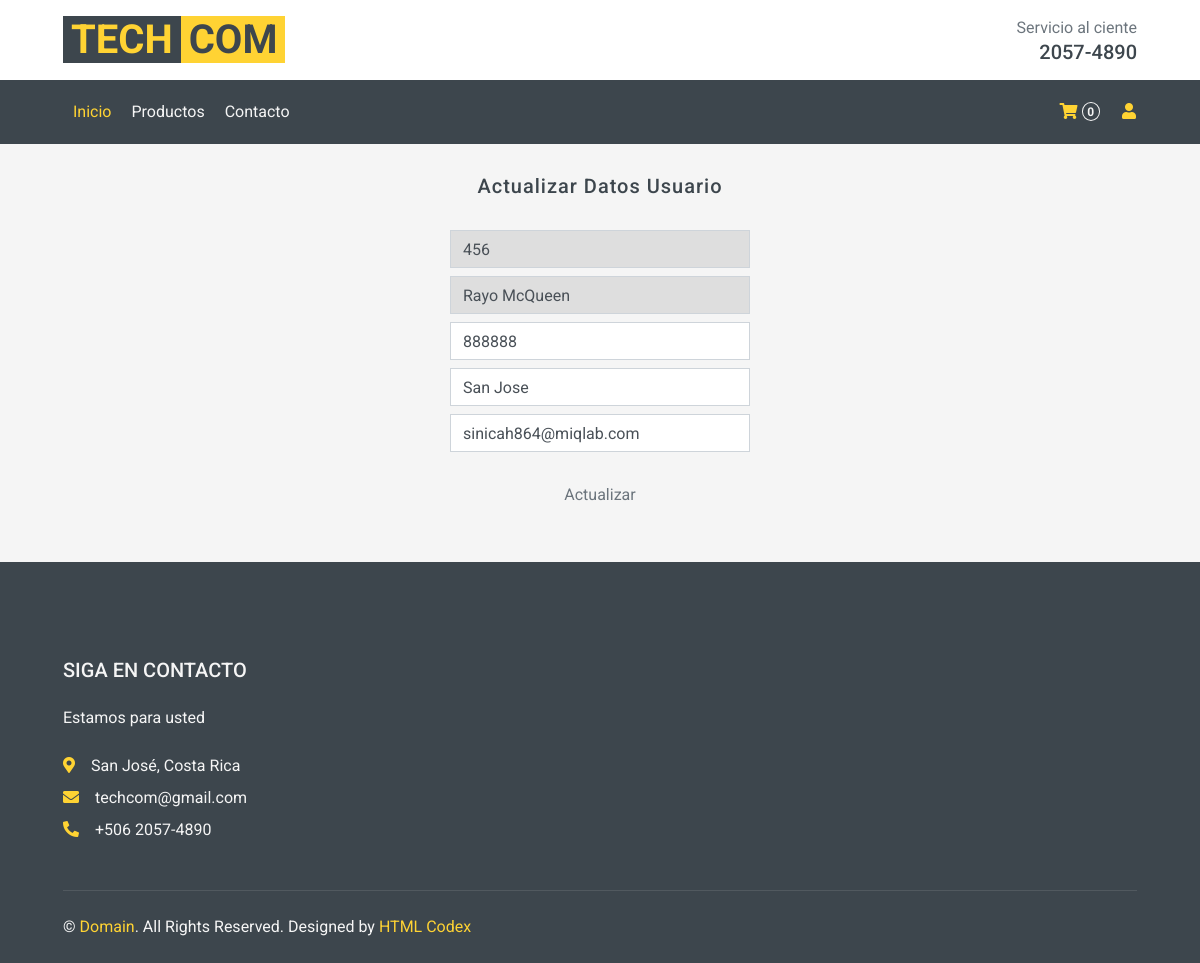
The page /Views/mantUsuariosEditar.php?q=6 (signed in) on the database its author committed.
### tables this page shows
CREATE TABLE `usuarios` (
  `IDUsuario` int(11) NOT NULL,
  `Identificacion` varchar(30) NOT NULL,
  `Nombre` varchar(100) NOT NULL,
  `Telefono` varchar(30) NOT NULL,
  `Direccion` varchar(300) NOT NULL,
  `Correo` varchar(50) NOT NULL,
  `Contrasenna` varchar(25) NOT NULL,
  `Admin` bit(1) NOT NULL
);

### Models/usuarioModel.php (called while the page is built, shortened)
<?php
    function ConsultarUsuarioM($idUsuario)
    {
        $enlace = OpenBD();
        $sentecia = "CALL ConsultarUsuario('$idUsuario')";
        $respuesta = $enlace -> query($sentecia);
        return $respuesta;
    }
?>

### Controllers/usuarioController.php (called while the page is built, shortened)
<?php
    include_once "../Models/usuarioModel.php";
    function ConsultarUsuario($idUsuario)
    {
        $respuesta = ConsultarUsuarioM($idUsuario);
        return mysqli_fetch_array($respuesta);
    }
?>

### Views/mantUsuariosEditar.php (the view, shortened to what this page needs)
<?php
    include_once "../Controllers/usuarioController.php";
    include_once "layout.php";
    $valorQ = $_GET["q"];
    $datos = ConsultarUsuario($valorQ);
?>
<!DOCTYPE html>
<html lang="en">
<head>
</head>
<body>
    <div class="container-fluid">
        <div class="row align-items-center bg-light py-3 px-xl-5 d-none d-lg-flex">
            <div class="col-lg-6">
                <a href="inicio.php" class="text-decoration-none">
                    <span class="h1 text-uppercase text-primary bg-dark px-2">Tech</span>
                    <span class="h1 text-uppercase text-dark bg-primary px-2 ml-n1">com</span>
                </a>
            </div>
            <div class="col-lg-6 col-6 text-right">
                <p class="m-0">Servicio al ciente</p>
                <h5 class="m-0">2057-4890</h5>
            </div>
        </div>
    </div>
    <div class="container-fluid bg-dark mb-30">
        <div class="row px-xl-5">
            <div class="col-lg-12">
                <nav class="navbar navbar-expand-lg bg-dark navbar-dark py-3 py-lg-0 px-0">
                    <div class="collapse navbar-collapse justify-content-between" id="navbarCollapse">
                        <div class="navbar-nav mr-auto py-0">
                            <a href="inicio.php" class="nav-item nav-link active">Inicio</a>
                            <a href="shop.php" class="nav-item nav-link">Productos</a>
                            <a href="contacto.php" class="nav-item nav-link">Contacto</a>
                        </div>
                        <div class="navbar-nav ml-auto py-0 d-none d-lg-block">
                            <a href="cart.php" class="btn px-0 ml-3">
                                <i class="fas fa-shopping-cart text-primary"></i>
                                <span class="badge text-secondary border border-secondary rounded-circle"
                                    style="padding-bottom: 2px;">0</span>
                            </a>
                            <a href="userOn.php" class="btn px-0 ml-3">
                                <i class="fas fa-user text-primary"></i>
                            </a>
                        </div>
                    </div>
                </nav>
            </div>
        </div>
    </div>
    <form role="form" class="text-center mx-auto" style="max-width: 25%;" action="" method="post">
<h5 class="fw-normal mb-3 pb-3" style="letter-spacing: 1px;">Actualizar Datos Usuario</h5>
<div class="input-group input-group-outline my-2">
    <input id="txtIdentificacion" required name="txtIdentificacion" disabled="disabled"
    type="text" class="form-control" placeholder="Identificación" style="background-color:#DEDEDE"
    value="<?php echo $datos["Identificacion"] ?>">
</div>
<div class="input-group input-group-outline my-2">
    <input id="txtNombre" required name="txtNombre"
    type="text" class="form-control" placeholder="Nombre" style="background-color:#DEDEDE"
    value="<?php echo $datos["Nombre"] ?>">
</div>
<div class="input-group input-group-outline my-2">
    <input id="txtTelefono" required name="txtTelefono" type="text" class="form-control" placeholder="Teléfono"
    value="<?php echo $datos["Telefono"] ?>">
</div>
<div class="input-group input-group-outline my-2">
    <input id="txtDireccion" required name="txtDireccion" type="text" class="form-control" placeholder="Dirección"
    value="<?php echo $datos["Direccion"] ?>">
</div>
<div class="input-group input-group-outline my-2">
    <input id="txtCorreo" required name="txtCorreo" type="email" class="form-control" placeholder="Correo"
    value="<?php echo $datos["Correo"] ?>">
</div>
<div class="text-center my-4">
    <button id="btnActualizarAdm" name="btnActualizarAdm" type="submit" class="btn bg-gradient-primary w-100">Actualizar</button>
</div>
</form>
</body>
</html>

### rows shown on the page
usuarios: txtIdentificacion "456", txtNombre "Rayo McQueen", txtTelefono "888888", txtDireccion "San Jose", txtCorreo "sinicah864@miqlab.com"
